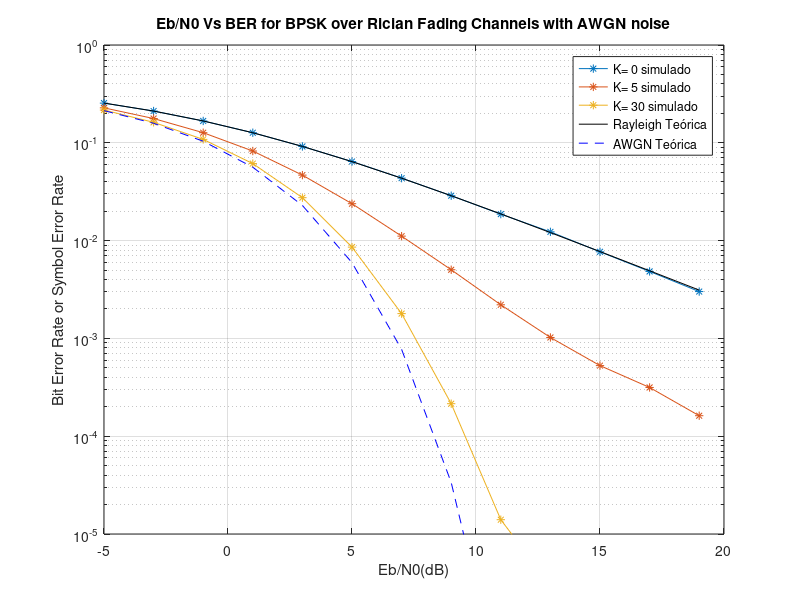

Here is the MATLAB script that generated this plot:
% Desempenho de modulação digital sujeito a Desvanecimento Rice
clc;clear all; close all;
% Parâmetros
N = 10^6;                           % Número de símbolos BPSK a serem transmitidos
EbN0dB = -5:2:20;                   % Valores EbN0 a simular
EbN0=10.^(EbN0dB/10);                % EbN0 em escala linear
totPower=1;                         % Potência total (LOS + NLOS)
K=[0,5,30];                          % Valores K Ricianos a simulacao
% Transmissor
d=and(1,N)>0.5;                     % Dados binários 
x = 2*d -1;                         % Símbolos BPSK: 0 representado por -1 e 1 representado por 1
%
% Inicialização de vetores de BER simulada e teórica
simBER_ricean=zeros(1,length(EbN0dB));
% Configuração da figuras e linhas
figure(1)
plotStyleSim=['b*','ro','k-d','g-^','m->','c-<'];
%
% Loop de K Riciano
for index = 1:length(K)

    k = K(index);                   % Valor de K corrente
    % Mensagem de progresso da simulação
    disp(['Simulando K = ',num2str(k)])
    % Canal
    % Parâmetro de não-centralidade e sigma de Rice
    s = sqrt( k/(k+1)*totPower ) ;
    sigma = totPower/sqrt(2*(k+1));
    %
    % Loop de EbNo
    for ii = 1:length(EbN0dB)
        % Continuação do Canal
        % 
        % Ruído AWGN complexo com média 0 e variância 1 (vetor base)
        noise = 1/sqrt(2)*(randn(1,N)+1j*randn(1,N));
        % Vetor de ruído com potência proporcional a EbNo corrente    
        n = noise*10^(-EbN0dB(ii)/20); 
        % Desvanecimento Rice
        h = ((sigma*randn(1,N)+s)+1j*(randn(1,N)*sigma+0));
        %
        % Receptor
        % Sinal recebido do canal Rice e AWGN
        y_ricean=h.*x+n; 
        % Receptor coerente: equalização + decisão
        y_ricean_cap=y_ricean./h; 
        r_ricean=real(y_ricean_cap)>0;
        % Contador de erro
        simBER_ricean(ii)=sum(xor(d,r_ricean));
        % Fim do loop de EbN0
    end
    % Cálculo da BER para o valor de K corrente
    simBER_ricean=simBER_ricean/N;
    %
    % Gráficos
    semilogy(EbN0dB,simBER_ricean,'*-');
    hold all;

end
    %

    
% Pes Teóricas
% Implementação direta da equação de Pe para o canal Rayleigh+AWGN
BER_rayleigh_teorica = 0.5*(1-sqrt(EbN0./(1+EbN0)));
% Implementação direta da equação de Pe para o canal somente AWGN
BER_awgn_teorica = 0.5*erfc(sqrt(EbN0));
%
% Graficos
% Rayleigh teórico
semilogy(EbN0dB,BER_rayleigh_teorica,'k-');
% AWGN teórico
semilogy(EbN0dB,BER_awgn_teorica,'b--');
legend()
title('Eb/N0 Vs BER for BPSK over Rician Fading Channels with AWGN noise')
xlabel('Eb/N0(dB)')
ylabel('Bit Error Rate or Symbol Error Rate')
xlim([-5,20]);
legend(['K= ',num2str(K(1)),' simulado'],['K= ',num2str(K(2)),' simulado'],['K= ',num2str(K(3)),' simulado'],'Rayleigh Teórica','AWGN Teórica');
ylim([10^(-5),10^0])
grid on
